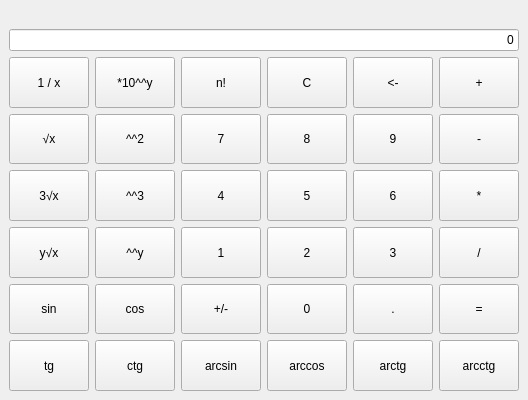
<?xml version="1.0" encoding="UTF-8"?>
<ui version="4.0">
 <class>MainWindow</class>
 <widget class="QMainWindow" name="MainWindow">
  <property name="geometry">
   <rect>
    <x>0</x>
    <y>0</y>
    <width>500</width>
    <height>400</height>
   </rect>
  </property>
  <property name="sizePolicy">
   <sizepolicy hsizetype="Fixed" vsizetype="Fixed">
    <horstretch>0</horstretch>
    <verstretch>0</verstretch>
   </sizepolicy>
  </property>
  <property name="windowTitle">
   <string>Lopolen Calc</string>
  </property>
  <widget class="QWidget" name="centralwidget">
   <layout class="QVBoxLayout" name="verticalLayout">
    <item>
     <widget class="QLabel" name="lbl_temp">
      <property name="sizePolicy">
       <sizepolicy hsizetype="Preferred" vsizetype="Maximum">
        <horstretch>0</horstretch>
        <verstretch>0</verstretch>
       </sizepolicy>
      </property>
      <property name="text">
       <string/>
      </property>
      <property name="alignment">
       <set>Qt::AlignRight|Qt::AlignTrailing|Qt::AlignVCenter</set>
      </property>
     </widget>
    </item>
    <item>
     <widget class="QLineEdit" name="el_entry">
      <property name="sizePolicy">
       <sizepolicy hsizetype="Expanding" vsizetype="Maximum">
        <horstretch>0</horstretch>
        <verstretch>0</verstretch>
       </sizepolicy>
      </property>
      <property name="text">
       <string>0</string>
      </property>
      <property name="alignment">
       <set>Qt::AlignRight|Qt::AlignTrailing|Qt::AlignVCenter</set>
      </property>
      <property name="readOnly">
       <bool>true</bool>
      </property>
     </widget>
    </item>
    <item>
     <layout class="QGridLayout" name="buttons_grid">
      <item row="4" column="0">
       <widget class="QPushButton" name="btn_sin">
        <property name="sizePolicy">
         <sizepolicy hsizetype="Minimum" vsizetype="Expanding">
          <horstretch>0</horstretch>
          <verstretch>0</verstretch>
         </sizepolicy>
        </property>
        <property name="text">
         <string>sin</string>
        </property>
       </widget>
      </item>
      <item row="4" column="2">
       <widget class="QPushButton" name="btn_change_mod">
        <property name="sizePolicy">
         <sizepolicy hsizetype="Minimum" vsizetype="Expanding">
          <horstretch>0</horstretch>
          <verstretch>0</verstretch>
         </sizepolicy>
        </property>
        <property name="text">
         <string>+/-</string>
        </property>
       </widget>
      </item>
      <item row="3" column="4">
       <widget class="QPushButton" name="btn_n3">
        <property name="sizePolicy">
         <sizepolicy hsizetype="Minimum" vsizetype="Expanding">
          <horstretch>0</horstretch>
          <verstretch>0</verstretch>
         </sizepolicy>
        </property>
        <property name="text">
         <string>3</string>
        </property>
        <property name="shortcut">
         <string>3</string>
        </property>
       </widget>
      </item>
      <item row="3" column="0">
       <widget class="QPushButton" name="btn_algebry_root">
        <property name="sizePolicy">
         <sizepolicy hsizetype="Minimum" vsizetype="Expanding">
          <horstretch>0</horstretch>
          <verstretch>0</verstretch>
         </sizepolicy>
        </property>
        <property name="text">
         <string>y√x</string>
        </property>
       </widget>
      </item>
      <item row="3" column="5">
       <widget class="QPushButton" name="btn_divise">
        <property name="sizePolicy">
         <sizepolicy hsizetype="Minimum" vsizetype="Expanding">
          <horstretch>0</horstretch>
          <verstretch>0</verstretch>
         </sizepolicy>
        </property>
        <property name="text">
         <string>/</string>
        </property>
        <property name="shortcut">
         <string>/</string>
        </property>
       </widget>
      </item>
      <item row="5" column="3">
       <widget class="QPushButton" name="btn_arccos">
        <property name="sizePolicy">
         <sizepolicy hsizetype="Minimum" vsizetype="Expanding">
          <horstretch>0</horstretch>
          <verstretch>0</verstretch>
         </sizepolicy>
        </property>
        <property name="text">
         <string>arccos</string>
        </property>
       </widget>
      </item>
      <item row="4" column="4">
       <widget class="QPushButton" name="btn_point">
        <property name="sizePolicy">
         <sizepolicy hsizetype="Minimum" vsizetype="Expanding">
          <horstretch>0</horstretch>
          <verstretch>0</verstretch>
         </sizepolicy>
        </property>
        <property name="text">
         <string>.</string>
        </property>
        <property name="shortcut">
         <string>,</string>
        </property>
       </widget>
      </item>
      <item row="5" column="4">
       <widget class="QPushButton" name="btn_arcctg">
        <property name="sizePolicy">
         <sizepolicy hsizetype="Minimum" vsizetype="Expanding">
          <horstretch>0</horstretch>
          <verstretch>0</verstretch>
         </sizepolicy>
        </property>
        <property name="text">
         <string>arctg</string>
        </property>
       </widget>
      </item>
      <item row="3" column="1">
       <widget class="QPushButton" name="btn_power_y">
        <property name="sizePolicy">
         <sizepolicy hsizetype="Minimum" vsizetype="Expanding">
          <horstretch>0</horstretch>
          <verstretch>0</verstretch>
         </sizepolicy>
        </property>
        <property name="text">
         <string>^^y</string>
        </property>
       </widget>
      </item>
      <item row="2" column="1">
       <widget class="QPushButton" name="btn_power_3">
        <property name="sizePolicy">
         <sizepolicy hsizetype="Minimum" vsizetype="Expanding">
          <horstretch>0</horstretch>
          <verstretch>0</verstretch>
         </sizepolicy>
        </property>
        <property name="text">
         <string>^^3</string>
        </property>
       </widget>
      </item>
      <item row="0" column="5">
       <widget class="QPushButton" name="btn_plus">
        <property name="sizePolicy">
         <sizepolicy hsizetype="Minimum" vsizetype="Expanding">
          <horstretch>0</horstretch>
          <verstretch>0</verstretch>
         </sizepolicy>
        </property>
        <property name="text">
         <string>+</string>
        </property>
        <property name="shortcut">
         <string>+</string>
        </property>
       </widget>
      </item>
      <item row="4" column="5">
       <widget class="QPushButton" name="btn_result">
        <property name="sizePolicy">
         <sizepolicy hsizetype="Minimum" vsizetype="Expanding">
          <horstretch>0</horstretch>
          <verstretch>0</verstretch>
         </sizepolicy>
        </property>
        <property name="text">
         <string>=</string>
        </property>
        <property name="shortcut">
         <string>Enter</string>
        </property>
       </widget>
      </item>
      <item row="1" column="3">
       <widget class="QPushButton" name="btn_n8">
        <property name="sizePolicy">
         <sizepolicy hsizetype="Minimum" vsizetype="Expanding">
          <horstretch>0</horstretch>
          <verstretch>0</verstretch>
         </sizepolicy>
        </property>
        <property name="text">
         <string>8</string>
        </property>
        <property name="shortcut">
         <string>8</string>
        </property>
       </widget>
      </item>
      <item row="1" column="5">
       <widget class="QPushButton" name="btn_subtract">
        <property name="sizePolicy">
         <sizepolicy hsizetype="Minimum" vsizetype="Expanding">
          <horstretch>0</horstretch>
          <verstretch>0</verstretch>
         </sizepolicy>
        </property>
        <property name="text">
         <string>-</string>
        </property>
        <property name="shortcut">
         <string>-</string>
        </property>
       </widget>
      </item>
      <item row="1" column="0">
       <widget class="QPushButton" name="btn_square_root">
        <property name="sizePolicy">
         <sizepolicy hsizetype="Minimum" vsizetype="Expanding">
          <horstretch>0</horstretch>
          <verstretch>0</verstretch>
         </sizepolicy>
        </property>
        <property name="text">
         <string>√x</string>
        </property>
       </widget>
      </item>
      <item row="1" column="2">
       <widget class="QPushButton" name="btn_n7">
        <property name="sizePolicy">
         <sizepolicy hsizetype="Minimum" vsizetype="Expanding">
          <horstretch>0</horstretch>
          <verstretch>0</verstretch>
         </sizepolicy>
        </property>
        <property name="text">
         <string>7</string>
        </property>
        <property name="shortcut">
         <string>7</string>
        </property>
       </widget>
      </item>
      <item row="5" column="1">
       <widget class="QPushButton" name="btn_ctg">
        <property name="sizePolicy">
         <sizepolicy hsizetype="Minimum" vsizetype="Expanding">
          <horstretch>0</horstretch>
          <verstretch>0</verstretch>
         </sizepolicy>
        </property>
        <property name="text">
         <string>ctg</string>
        </property>
       </widget>
      </item>
      <item row="1" column="1">
       <widget class="QPushButton" name="btn_power_2">
        <property name="sizePolicy">
         <sizepolicy hsizetype="Minimum" vsizetype="Expanding">
          <horstretch>0</horstretch>
          <verstretch>0</verstretch>
         </sizepolicy>
        </property>
        <property name="text">
         <string>^^2</string>
        </property>
       </widget>
      </item>
      <item row="0" column="4">
       <widget class="QPushButton" name="btn_backspace">
        <property name="sizePolicy">
         <sizepolicy hsizetype="Minimum" vsizetype="Expanding">
          <horstretch>0</horstretch>
          <verstretch>0</verstretch>
         </sizepolicy>
        </property>
        <property name="text">
         <string>&lt;-</string>
        </property>
        <property name="shortcut">
         <string>Backspace</string>
        </property>
       </widget>
      </item>
      <item row="0" column="1">
       <widget class="QPushButton" name="btn_convert">
        <property name="sizePolicy">
         <sizepolicy hsizetype="Minimum" vsizetype="Expanding">
          <horstretch>0</horstretch>
          <verstretch>0</verstretch>
         </sizepolicy>
        </property>
        <property name="text">
         <string>*10^^y</string>
        </property>
       </widget>
      </item>
      <item row="3" column="3">
       <widget class="QPushButton" name="btn_n2">
        <property name="sizePolicy">
         <sizepolicy hsizetype="Minimum" vsizetype="Expanding">
          <horstretch>0</horstretch>
          <verstretch>0</verstretch>
         </sizepolicy>
        </property>
        <property name="text">
         <string>2</string>
        </property>
        <property name="shortcut">
         <string>2</string>
        </property>
       </widget>
      </item>
      <item row="2" column="0">
       <widget class="QPushButton" name="btn_cube_root">
        <property name="sizePolicy">
         <sizepolicy hsizetype="Minimum" vsizetype="Expanding">
          <horstretch>0</horstretch>
          <verstretch>0</verstretch>
         </sizepolicy>
        </property>
        <property name="text">
         <string>3√x</string>
        </property>
       </widget>
      </item>
      <item row="2" column="5">
       <widget class="QPushButton" name="btn_multiply">
        <property name="sizePolicy">
         <sizepolicy hsizetype="Minimum" vsizetype="Expanding">
          <horstretch>0</horstretch>
          <verstretch>0</verstretch>
         </sizepolicy>
        </property>
        <property name="text">
         <string>*</string>
        </property>
        <property name="shortcut">
         <string>*</string>
        </property>
       </widget>
      </item>
      <item row="2" column="2">
       <widget class="QPushButton" name="btn_n4">
        <property name="sizePolicy">
         <sizepolicy hsizetype="Minimum" vsizetype="Expanding">
          <horstretch>0</horstretch>
          <verstretch>0</verstretch>
         </sizepolicy>
        </property>
        <property name="text">
         <string>4</string>
        </property>
        <property name="shortcut">
         <string>4</string>
        </property>
       </widget>
      </item>
      <item row="4" column="3">
       <widget class="QPushButton" name="btn_n0">
        <property name="sizePolicy">
         <sizepolicy hsizetype="Minimum" vsizetype="Expanding">
          <horstretch>0</horstretch>
          <verstretch>0</verstretch>
         </sizepolicy>
        </property>
        <property name="text">
         <string>0</string>
        </property>
        <property name="shortcut">
         <string>0</string>
        </property>
       </widget>
      </item>
      <item row="5" column="2">
       <widget class="QPushButton" name="btn_arcsin">
        <property name="sizePolicy">
         <sizepolicy hsizetype="Minimum" vsizetype="Expanding">
          <horstretch>0</horstretch>
          <verstretch>0</verstretch>
         </sizepolicy>
        </property>
        <property name="text">
         <string>arcsin</string>
        </property>
       </widget>
      </item>
      <item row="1" column="4">
       <widget class="QPushButton" name="btn_n9">
        <property name="sizePolicy">
         <sizepolicy hsizetype="Minimum" vsizetype="Expanding">
          <horstretch>0</horstretch>
          <verstretch>0</verstretch>
         </sizepolicy>
        </property>
        <property name="text">
         <string>9</string>
        </property>
        <property name="shortcut">
         <string>9</string>
        </property>
       </widget>
      </item>
      <item row="0" column="2">
       <widget class="QPushButton" name="btn_factorial">
        <property name="sizePolicy">
         <sizepolicy hsizetype="Minimum" vsizetype="Expanding">
          <horstretch>0</horstretch>
          <verstretch>0</verstretch>
         </sizepolicy>
        </property>
        <property name="text">
         <string>n!</string>
        </property>
       </widget>
      </item>
      <item row="0" column="0">
       <widget class="QPushButton" name="btn_inverse">
        <property name="sizePolicy">
         <sizepolicy hsizetype="Minimum" vsizetype="Expanding">
          <horstretch>0</horstretch>
          <verstretch>0</verstretch>
         </sizepolicy>
        </property>
        <property name="text">
         <string>1 / x</string>
        </property>
       </widget>
      </item>
      <item row="4" column="1">
       <widget class="QPushButton" name="btn_cos">
        <property name="sizePolicy">
         <sizepolicy hsizetype="Minimum" vsizetype="Expanding">
          <horstretch>0</horstretch>
          <verstretch>0</verstretch>
         </sizepolicy>
        </property>
        <property name="text">
         <string>cos</string>
        </property>
       </widget>
      </item>
      <item row="5" column="0">
       <widget class="QPushButton" name="btn_tg">
        <property name="sizePolicy">
         <sizepolicy hsizetype="Minimum" vsizetype="Expanding">
          <horstretch>0</horstretch>
          <verstretch>0</verstretch>
         </sizepolicy>
        </property>
        <property name="text">
         <string>tg</string>
        </property>
       </widget>
      </item>
      <item row="2" column="4">
       <widget class="QPushButton" name="btn_n6">
        <property name="sizePolicy">
         <sizepolicy hsizetype="Minimum" vsizetype="Expanding">
          <horstretch>0</horstretch>
          <verstretch>0</verstretch>
         </sizepolicy>
        </property>
        <property name="text">
         <string>6</string>
        </property>
        <property name="shortcut">
         <string>6</string>
        </property>
       </widget>
      </item>
      <item row="5" column="5">
       <widget class="QPushButton" name="btn_arcctg_2">
        <property name="sizePolicy">
         <sizepolicy hsizetype="Minimum" vsizetype="Expanding">
          <horstretch>0</horstretch>
          <verstretch>0</verstretch>
         </sizepolicy>
        </property>
        <property name="text">
         <string>arcctg</string>
        </property>
       </widget>
      </item>
      <item row="3" column="2">
       <widget class="QPushButton" name="btn_n1">
        <property name="sizePolicy">
         <sizepolicy hsizetype="Minimum" vsizetype="Expanding">
          <horstretch>0</horstretch>
          <verstretch>0</verstretch>
         </sizepolicy>
        </property>
        <property name="text">
         <string>1</string>
        </property>
        <property name="shortcut">
         <string>1</string>
        </property>
       </widget>
      </item>
      <item row="2" column="3">
       <widget class="QPushButton" name="btn_n5">
        <property name="sizePolicy">
         <sizepolicy hsizetype="Minimum" vsizetype="Expanding">
          <horstretch>0</horstretch>
          <verstretch>0</verstretch>
         </sizepolicy>
        </property>
        <property name="text">
         <string>5</string>
        </property>
        <property name="shortcut">
         <string>5</string>
        </property>
       </widget>
      </item>
      <item row="0" column="3">
       <widget class="QPushButton" name="btn_clear">
        <property name="sizePolicy">
         <sizepolicy hsizetype="Minimum" vsizetype="Expanding">
          <horstretch>0</horstretch>
          <verstretch>0</verstretch>
         </sizepolicy>
        </property>
        <property name="text">
         <string>C</string>
        </property>
        <property name="shortcut">
         <string>Esc</string>
        </property>
       </widget>
      </item>
     </layout>
    </item>
   </layout>
  </widget>
 </widget>
 <resources/>
 <connections/>
</ui>
